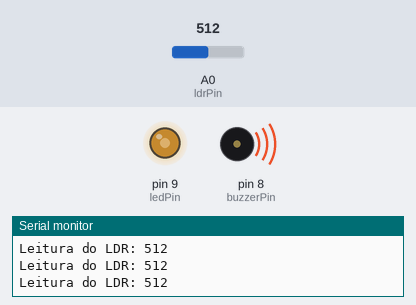
A sketch run on a simulated Arduino Uno, built with avr-gcc and run on an emulated ATmega328P. Parts: output pins drawn as LEDs (lit = HIGH), buzzer (waves = sounding), the last lines printed to the serial monitor. Inputs (shaded band) come from the test bench; at power-on: A0 (ldrPin) = 512.

Above: at 1.2 s.
1.3 s: A0 (ldrPin) set to 107
At 2.5 s:
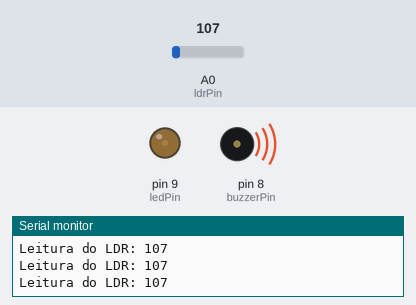
2.8 s: A0 (ldrPin) set to 88
At 3.3 s:
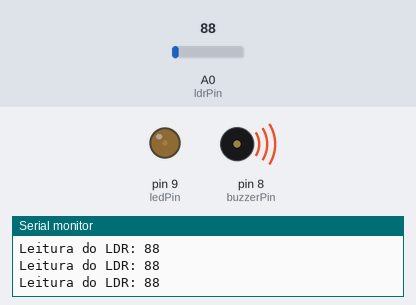
4.3 s: A0 (ldrPin) set to 0
At 5.0 s:
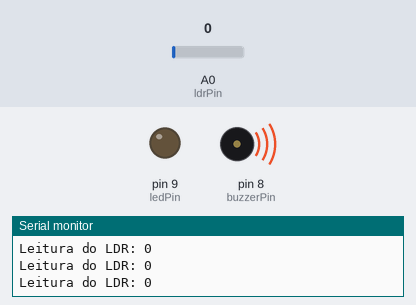
5.8 s: A0 (ldrPin) set to 8
At 7.2 s:
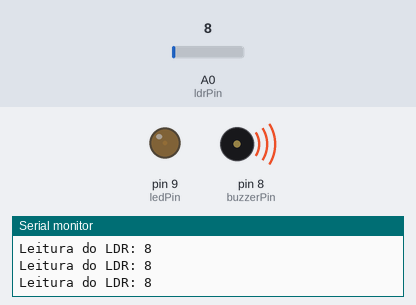
8.8 s: A0 (ldrPin) set to 11
At 9.3 s:
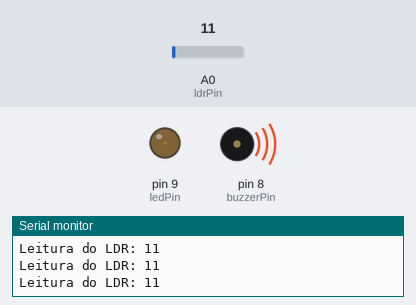
10.3 s: A0 (ldrPin) set to 983
At 11.5 s:
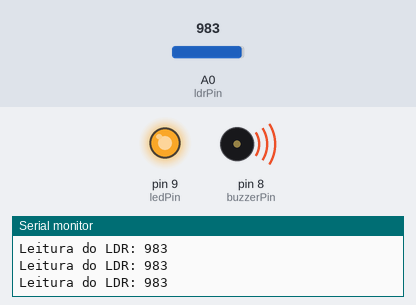
11.8 s: A0 (ldrPin) set to 1014
Timing chart, 0 to 14.3 s (numbered marks = the images above; inputs shaded):
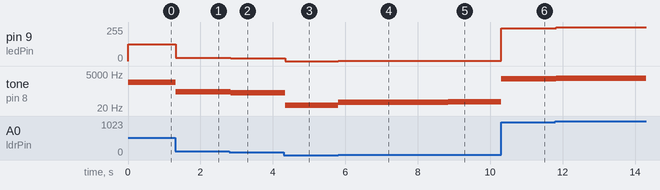

Measured:
- after the input at 1.3 s, pin 9 (ledPin): 127/255 → 26/255 at once; tone on pin 8 (buzzerPin): 1266 Hz → 289 Hz at once
- after the input at 2.8 s, pin 9 (ledPin): 26/255 → 21/255 at once; tone on pin 8 (buzzerPin): 289 Hz → 243 Hz at once
- after the input at 4.3 s, pin 9 (ledPin): 21/255 → 0/255 after 0.05 s; tone on pin 8 (buzzerPin): 243 Hz → 31 Hz after 0.05 s
- after the input at 5.8 s, pin 9 (ledPin): 0/255 → 1/255 at once; tone on pin 8 (buzzerPin): 31 Hz → 50 Hz at once
- after the input at 8.8 s, pin 9 (ledPin): 1/255 → 2/255 at once; tone on pin 8 (buzzerPin): 50 Hz → 57 Hz at once
- after the input at 10.3 s, pin 9 (ledPin): 2/255 → 245/255 at once; tone on pin 8 (buzzerPin): 57 Hz → 2403 Hz at once
- after the input at 11.8 s, pin 9 (ledPin): 245/255 → 252/255 at once; tone on pin 8 (buzzerPin): 2403 Hz → 2478 Hz at once

The sketch:

fantabulous_uusam1.ino
```cpp
// Definição dos pinos
const int ldrPin = A0;
const int ledPin = 9;
const int buzzerPin = 8;

// Limites para som e brilho
const int MIN_FREQ = 31;
const int MAX_FREQ = 2500;
const int MIN_BRIGHTNESS = 0;
const int MAX_BRIGHTNESS = 255;

void setup() {
  pinMode(ledPin, OUTPUT);
  pinMode(buzzerPin, OUTPUT);
  Serial.begin(9600);
}

void loop() {
  int ldrValue = analogRead(ldrPin);
  Serial.print("Leitura do LDR: ");
  Serial.println(ldrValue);

  // Mapeia LDR para frequência
  int frequency = map(ldrValue, 0, 1023, MIN_FREQ, MAX_FREQ);
  frequency = constrain(frequency, MIN_FREQ, MAX_FREQ);
  tone(buzzerPin, frequency);

  // Mapeia LDR para brilho do LED
  int brightness = map(ldrValue, 0, 1023, MIN_BRIGHTNESS, MAX_BRIGHTNESS);
  brightness = constrain(brightness, MIN_BRIGHTNESS, MAX_BRIGHTNESS);
  analogWrite(ledPin, brightness);

  delay(50);
}
```
